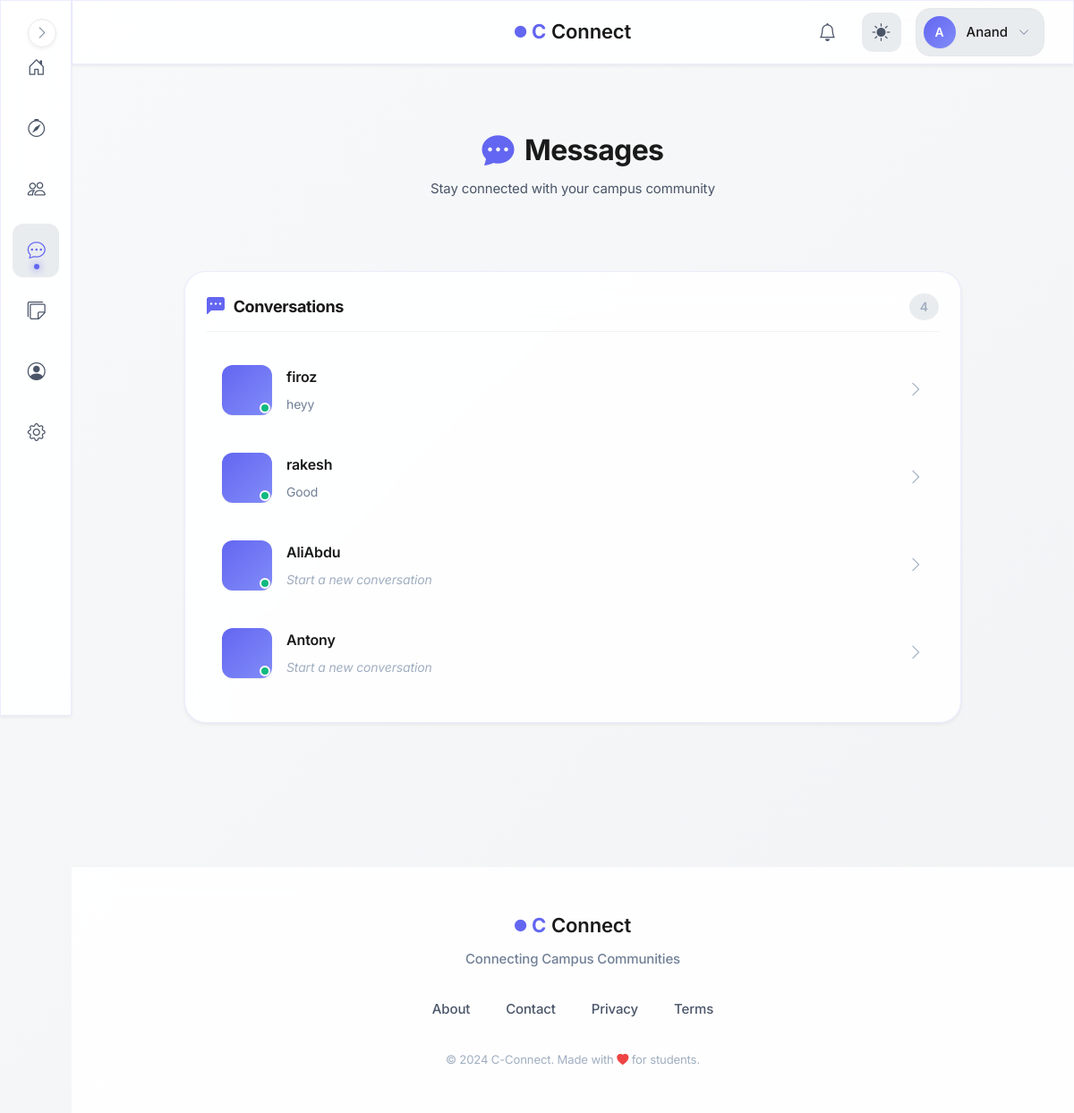
/messages/ (signed in), run on an earlier commit of the app's database.
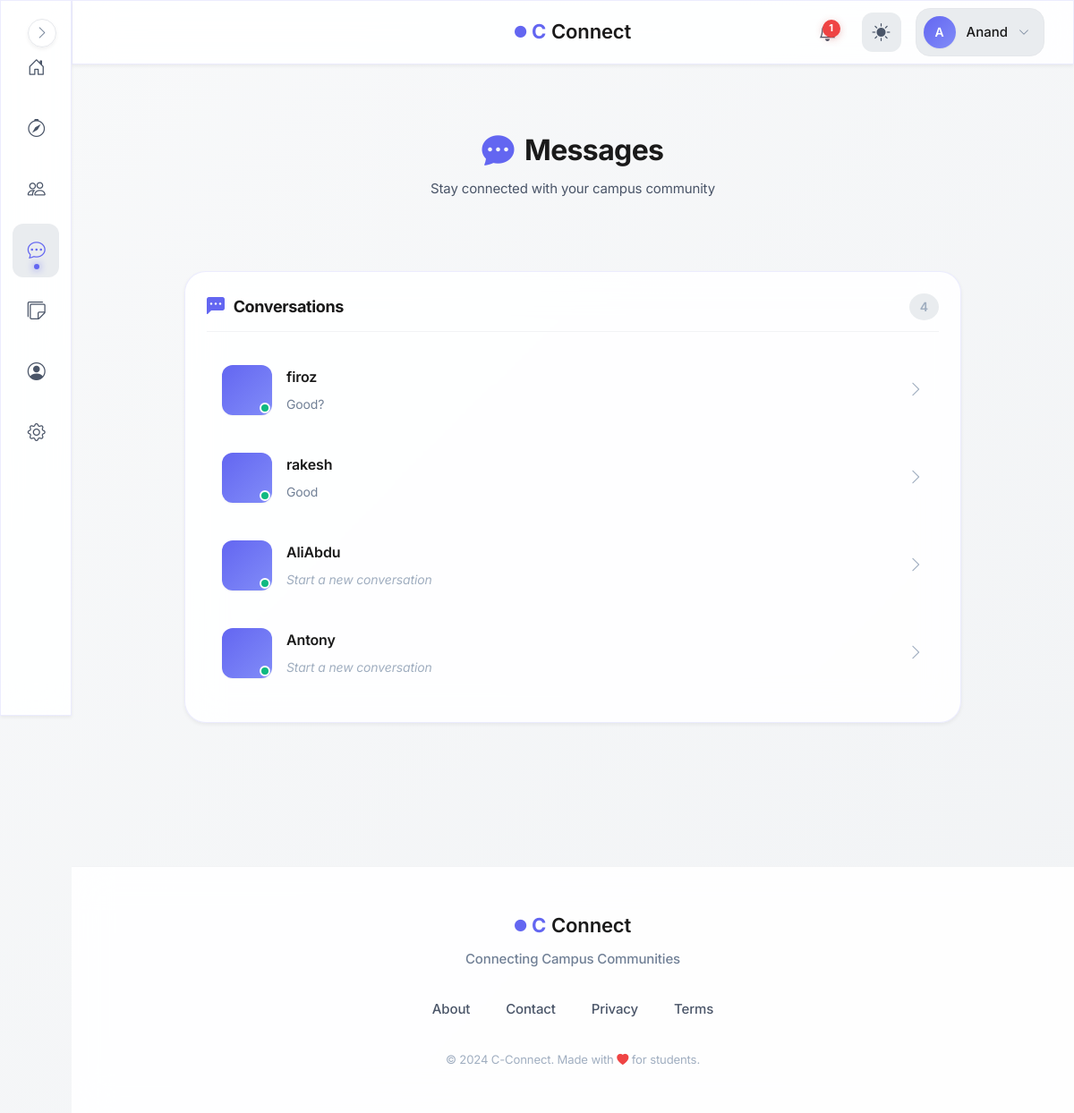
And on a later commit of the database.
### models.py (models this page shows)
class Message(db.Model):
    id = db.Column(db.Integer, primary_key=True)
    sender_id = db.Column(db.Integer, db.ForeignKey("user.id"), nullable=False)
    receiver_id = db.Column(db.Integer, db.ForeignKey("user.id"), nullable=False)
    content = db.Column(db.Text, nullable=False)
    created_at = db.Column(db.DateTime, default=db.func.now(), index=True)
    expires_at = db.Column(db.DateTime, index=True)
    is_saved = db.Column(db.Boolean, default=False)

### blueprints/messages/routes.py (the view)
@messages.route("/")
@login_required
def inbox():
    cleanup_expired_messages()
    connections = Connection.query.filter(
        Connection.user_id == current_user.id,
        Connection.status.in_(['accepted', 'connected'])
    ).all()
    incoming_connections = Connection.query.filter(
        Connection.target_user_id == current_user.id,
        Connection.status.in_(['accepted', 'connected'])
    ).all()
    connected_user_ids = set()
    for conn in connections + incoming_connections:
        other_id = conn.target_user_id if conn.user_id == current_user.id else conn.user_id
        connected_user_ids.add(other_id)
    connected_users = User.query.filter(User.id.in_(connected_user_ids)).all()
    incoming_requests = Connection.query.filter(
        Connection.target_user_id == current_user.id,
        Connection.status == 'pending'
    ).all()
    incoming_users = User.query.filter(
        User.id.in_([req.user_id for req in incoming_requests])
    ).all()
    chat_previews = {}
    messages = Message.query.filter(
        (Message.sender_id == current_user.id) |
        (Message.receiver_id == current_user.id)
    ).order_by(desc(Message.created_at)).all()
    seen_users = set()
    for msg in messages:
        other_id = msg.receiver_id if msg.sender_id == current_user.id else msg.sender_id
        if other_id in connected_user_ids and other_id not in seen_users:
            chat_previews[other_id] = msg  #  CORRECT last message
            seen_users.add(other_id)
    connected_users_sorted = []
    for user_id in sorted(chat_previews.keys(),
                        key=lambda x: chat_previews[x].created_at, reverse=True):
        user = User.query.get(user_id)
        if user:
            connected_users_sorted.append(user)
    for user in connected_users:
        if user.id not in chat_previews:
            connected_users_sorted.append(user)
    connected_users = connected_users_sorted
    return render_template("messages/inbox.html",
                        connected_users=connected_users,
                        incoming_requests=incoming_requests,
                        incoming_users=incoming_users,
                        chat_previews=chat_previews,
                        profile=profile
                    )

### blueprints/auth/__init__.py (called while the page is built)
@login_manager.user_loader
def load_user(user_id):
    from models import User  # Importing User model for querying  (import here to avoid circular imports)
    return User.query.get(int(user_id))

@auth.after_app_request
def add_header(response):
    if current_user.is_authenticated and request.blueprint == 'auth':
        response.headers['Cache-Control'] = 'no-store, no-cache, must-revalidate, post-check=0, pre-check=0, max-age=0'
        response.headers['Pragma'] = 'no-cache'
        response.headers['Expires'] = '-1'
    return response

### factory_helpers.py (called while the page is built)
def register_daily_cleanup(app):
    if not hasattr(app, "_last_notification_cleanup"):
        app._last_notification_cleanup = None
    @app.before_request
    def daily_cleanup():
        now = datetime.now(timezone.utc)
        last = getattr(app, "_last_notification_cleanup", None)
        if last is None or (now - last).days >= 1:
            from blueprints.notifications.service import cleanup_old_notifications
            deleted = cleanup_old_notifications()
            app.logger.info(f"Cleaned up {deleted} old notifications.")
            app._last_notification_cleanup = now

### blueprints/messages/templates/messages/inbox.html (shortened to what this page needs)
{% extends "base.html" %}
{% block body %}
<div class="messages-page">
    <header class="messages-page__header">
        <h1 class="messages-page__title">
            <i class="bi bi-chat-dots-fill"></i>
            Messages
        </h1>
        <p class="messages-page__subtitle">Stay connected with your campus community</p>
    </header>
    {% if connected_users %}
    <section class="messages-section">
        <div class="messages-section__header">
            <h2 class="messages-section__title">
                <i class="bi bi-chat-left-dots-fill"></i>
                Conversations
            </h2>
            <span class="messages-section__count">{{ connected_users|length }}</span>
        </div>
        <div class="conversations-list">
            {% for user in connected_users %}
            <a href="{{ url_for('messages.chat', user_id=user.id) }}" class="conversation-item">
                <div class="conversation-item__avatar">
                    {% set profile_picture = profile.query.filter_by(user_id=user.id).first().profile_picture %}
                </div>
                <div class="conversation-item__content">
                    <div class="conversation-item__header">
                        <div class="conversation-item__name">{{ user.username }}</div>
                    </div>
                    {% if chat_previews and chat_previews[user.id] %}
                        <div class="conversation-item__preview">
                            {{ chat_previews[user.id].content[:60] }}{% if chat_previews[user.id].content|length > 60 %}...{% endif %}
                        </div>
                    {% else %}
                        <div class="conversation-item__preview conversation-item__preview--empty">
                            Start a new conversation
                        </div>
                    {% endif %}
                </div>
                <i class="bi bi-chevron-right conversation-item__arrow"></i>
            </a>
            {% endfor %}
        </div>
    </section>
    {% endif %}
</div>
{% endblock %}

### templates/base.html (shortened to what the changed rows need)
<!DOCTYPE html>
<html lang="en">
<head>
    <link rel="stylesheet" href="https://cdn.jsdelivr.net/npm/bootstrap-icons@1.11.1/font/bootstrap-icons.css">
    <link href="https://cdn.jsdelivr.net/npm/bootstrap@5.3.2/dist/css/bootstrap.min.css" rel="stylesheet">
    <link rel="stylesheet" href="{{ url_for('static', filename='css/global.css') }}">
</head>
<body>
    {% if current_user.is_authenticated %}
        <aside class="sidebar glass-effect" id="sidebar">
            <nav class="sidebar__nav">
                <a href="{{ url_for('main.dashboard') }}" class="sidebar__link" data-tooltip="Dashboard">
                    <div class="sidebar__link-icon">
                        <i class="bi bi-house-door"></i>
                    </div>
                </a>
                <a href="{{ url_for('main.search_page') }}" class="sidebar__link" data-tooltip="Discover">
                    <div class="sidebar__link-icon">
                        <i class="bi bi-compass"></i>
                    </div>
                </a>
                <a href="{{ url_for('connections.connections_home') }}" class="sidebar__link" data-tooltip="Connections">
                    <div class="sidebar__link-icon">
                        <i class="bi bi-people"></i>
                    </div>
                </a>
                <a href="{{ url_for('messages.inbox') }}" class="sidebar__link" data-tooltip="Messages">
                    <div class="sidebar__link-icon">
                        <i class="bi bi-chat-dots"></i>
                    </div>
                </a>
                <a href="/campus-board" class="sidebar__link" data-tooltip="Messages">
                    <div class="sidebar__link-icon">
                        <i class="bi bi-stickies"></i>
                    </div>
                </a>
                <a href="{{ url_for('auth.profile') }}" class="sidebar__link" data-tooltip="Profile">
                    <div class="sidebar__link-icon">
                        <i class="bi bi-person-circle"></i>
                    </div>
                </a>
                <a href="{{ url_for('main.settings') }}" class="sidebar__link" data-tooltip="Settings">
                    <div class="sidebar__link-icon">
                        <i class="bi bi-gear"></i>
                    </div>
                </a>
            </nav>
            <button class="sidebar__toggle" id="sidebarToggle" aria-label="Toggle sidebar">
                <i class="bi bi-chevron-right"></i>
            </button>
        </aside>
        <header class="topbar glass-effect">
            <div class="topbar__container">
                <div class="topbar__center">
                    <a href="{{ url_for('main.home') }}" class="topbar__brand">
                        <span class="brand-icon-small">
                            <i class="bi bi-circle-fill"></i>
                        </span>
                        <span class="brand-c">C</span>
                        <span class="brand-text">Connect</span>
                    </a>
                </div>
                <div class="topbar__actions">
                    <a href="{{ url_for('notifications.notifications_list') }}" class="topbar__icon-btn" aria-label="Notifications">
                        <i class="bi bi-bell"></i>
                        {% set unread = current_user.notifications | selectattr("is_read", "equalto", False) | list %}
                        {% if unread|length > 0 %}
                        <span class="topbar__badge">{{ unread|length }}</span>
                        {% endif %}
                    </a>
                    <button class="topbar__icon-btn topbar__theme-toggle" id="themeToggle" aria-label="Toggle theme">
                        <i class="bi bi-sun-fill" id="themeIcon"></i>
                    </button>
                    <div class="topbar__profile" id="profileDropdown">
                        <button class="topbar__profile-btn" aria-label="Profile menu">
                            <div class="topbar__avatar">
                                {{ current_user.username[0].upper() }}
                            </div>
                            <span class="topbar__username">{{ current_user.username }}</span>
                            <i class="bi bi-chevron-down topbar__profile-arrow"></i>
                        </button>
                    </div>
                </div>
            </div>
        </header>
    {% endif %}
    <main class="main-content">
        {% block body %}{% endblock %}
    </main>
</body>
</html>

What changed in the data, as far as the page shows it:
no longer on this page (row unchanged): Message: content "heyy"
added Message: content "Good?"
Also different on the page:
{{ unread|length }}: (not shown) → "1"
